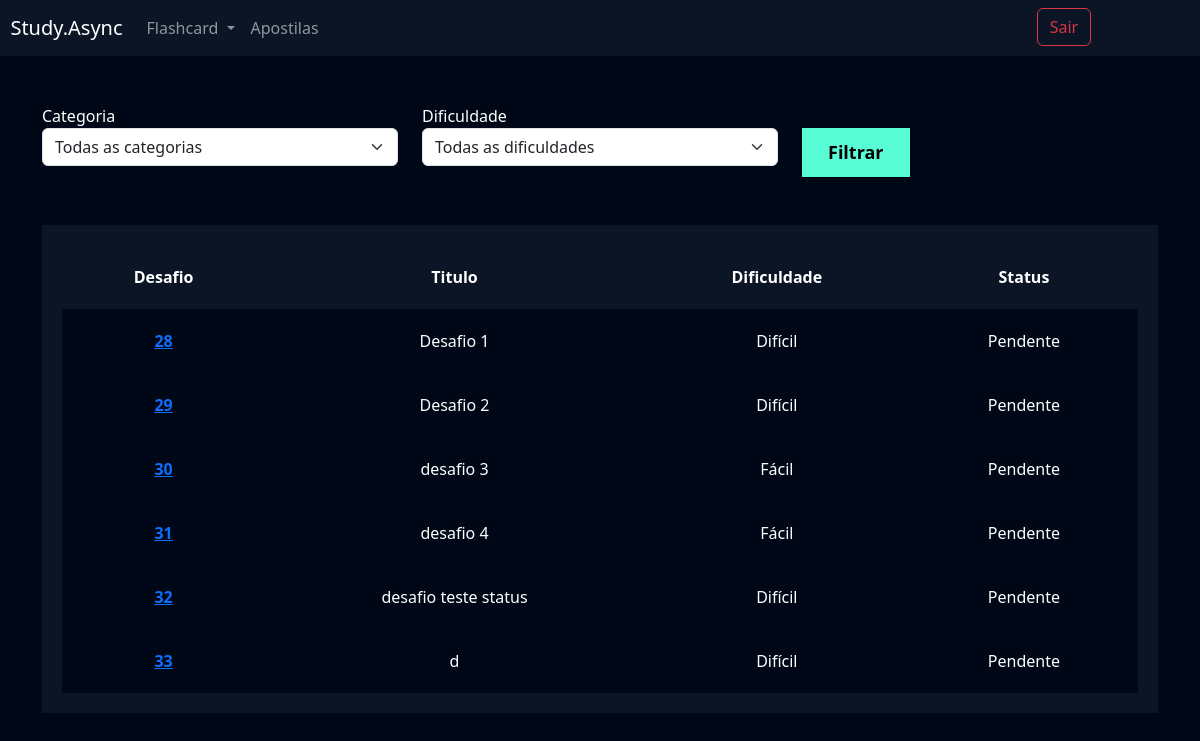
The page /flashcard/listar_desafio/ (signed in) on the database as committed earlier.
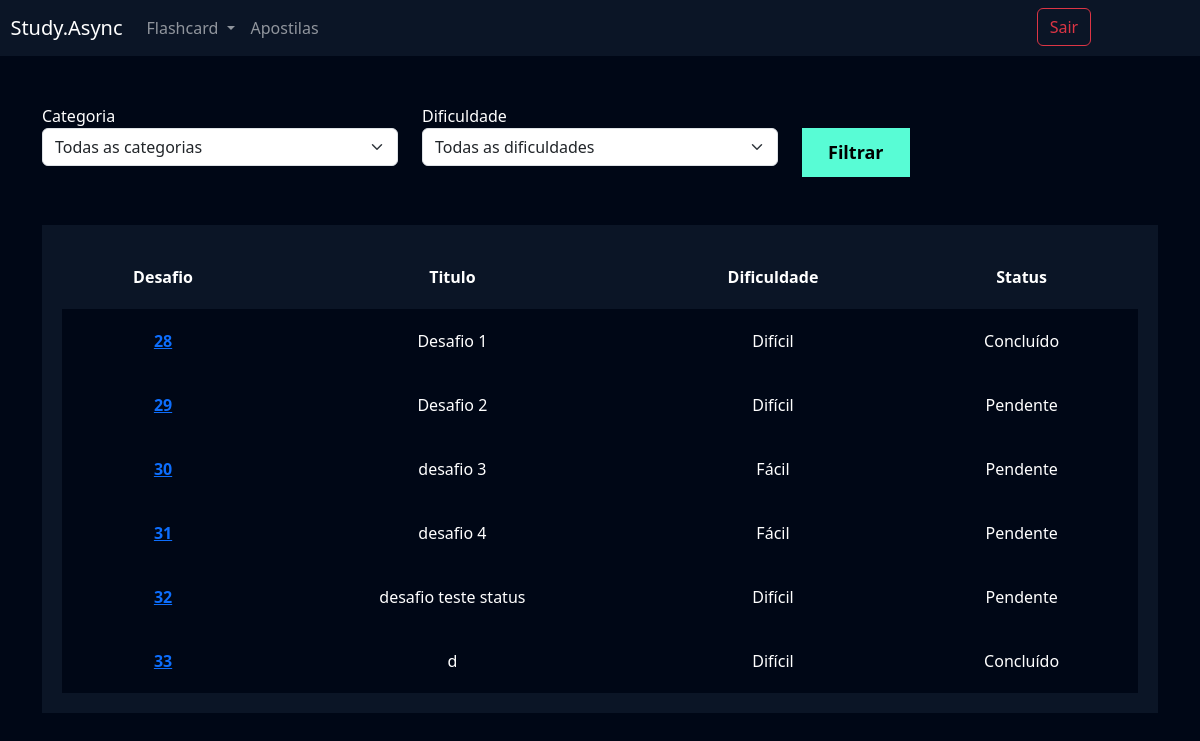
The same page on the database as committed later.
### flashcard/models.py (models this page shows, shortened)
class Desafio(models.Model):
    user = models.ForeignKey(User, on_delete=models.DO_NOTHING)
    titulo = models.CharField(max_length=100)
    categoria = models.ManyToManyField(Categoria)
    quantidade_perguntas = models.IntegerField()
    dificuldade = models.CharField(
        max_length=1, choices=Flashcard.DIFICULDADE_CHOICES
    )
    flashcards = models.ManyToManyField(FlashcardDesafio)
    status = models.BooleanField(default=False)

### flashcard/views.py (the view)
# urls.py: path('listar_desafio/', views.listar_desafio, name='listar_desafio'),
def listar_desafio(request):
    if not request.user.is_authenticated:
        return redirect('/usuarios/logar')
    desafios = Desafio.objects.filter(user=request.user)
    if request.method == 'GET':
        categorias = Categoria.objects.all()
        dificuldades = Flashcard.DIFICULDADE_CHOICES
        categoria_filtrar = request.GET.get('categoria')
        dificuldade_filtrar = request.GET.get('dificuldade')
        if categoria_filtrar:
            desafios = desafios.filter(categoria__id=categoria_filtrar)
        if dificuldade_filtrar:
            desafios = desafios.filter(dificuldade=dificuldade_filtrar)
    return render(request, 'listar_desafio.html', {'desafios': desafios, 'categorias': categorias,
                                                   'dificuldades': dificuldades,})

### flashcard/models.py (called while the page is built)
    def __str__(self):
        return self.nome

### flashcard/templates/listar_desafio.html (shortened to what this page needs)
{% extends "base.html" %}
{% load static %}
{% block 'cabecalho' %}
    <link href="{% static 'usuarios/css/cadastro.css' %}" rel="stylesheet">
    <link href="{% static 'flashcard/css/novo_flashcard.css' %}" rel="stylesheet">
    <link href="{% static 'flashcard/css/iniciar_desafio.css' %}" rel="stylesheet">
    <link href="{% static 'flashcard/css/desafio.css' %}" rel="stylesheet">
    <link href='https://unpkg.com/boxicons@2.1.4/css/boxicons.min.css' rel='stylesheet'>
{% endblock 'cabecalho' %}
{% block 'conteudo' %}
    {% include "partials/header.html" %}
    <div class="container">
        <br>
        <br>
        <div class="row">
            <div class="col-md">
                <form action="{% url 'listar_desafio' %}" method="GET">{% csrf_token %}
                <label for="">Categoria</label>
                    <select name="categoria" class="form-select">
                        <option value="">Todas as categorias</option>
                </select>
            </div>
            <div class="col-md">
                <label for="">Dificuldade</label>
                <select name="dificuldade" class="form-select">
                    <option value="">Todas as dificuldades</option>
                </select>
            </div>
            <div class="col-md">
                <br>
                <input type="submit" value="Filtrar" class="btn-cadastro">
            </div>
        </div>
        <br>
        <br>
        <div class="box-listar">
            <table>
                <thead>
                  <tr>
                    <th scope="col">Desafio</th>
                    <th scope="col">Titulo</th>
                    <th scope="col">Dificuldade</th>
                    <th scope="col">Status</th>
                  </tr>
                </thead>
                <tbody>
                    {% for desafio in desafios %}
                        <tr class="linha">
                            <th><a href="{% url 'desafio' desafio.id %}">{{desafio.id}}</a></th>
                            <td>{{desafio.titulo}}</td>
                            <td>{{desafio.get_dificuldade_display}}</td>
                                {% if desafio.status %}
                                    <td>Concluído</td>
                                {% else %}
                                    <td>Pendente</td>
                                {% endif %}
                        </tr>
                  {% endfor %}
                </tbody>
              </table>
        </div>
    </div>
{% endblock 'conteudo' %}

### templates/base.html (shortened to what this page needs)
{% load static %}
<!doctype html>
<html lang="en">
<head>
<link href="https://cdn.jsdelivr.net/npm/bootstrap@5.3.2/dist/css/bootstrap.min.css" rel="stylesheet">
<link rel="stylesheet" href="{% static 'geral/css/base.css' %} ">
{% block 'cabecalho' %} {% endblock %}
</head>
<body>
{% block 'conteudo' %}{% endblock %}
</head>
</body>
</html>

### templates/partials/header.html (shortened to what this page needs)
<nav style="background-color: var(--main-color)" class="navbar navbar-expand-lg navbar-dark">
    <a class="navbar-brand" href="#">&nbsp&nbspStudy.Async</a>
    <div class="collapse navbar-collapse" id="navbarNav">
      <ul class="navbar-nav">
        <li class="nav-item dropdown">
          <a class="nav-link dropdown-toggle" href="#" id="navbarDropdown" role="button" data-bs-toggle="dropdown" aria-expanded="false">
            Flashcard
          </a>
        </li>
        <li class="nav-item">
          <a class="nav-link" href="{% url 'adicionar_apostilas' %}">Apostilas</a>
        </li>
          <div style= "position:relative; left:710px; "><a href="{% url 'logout' %}">
          <button class="btn btn-outline-danger" type="submit">Sair</button>
              </a>
    </div>
      </ul>
    </div>
  </nav>

### templates/static/geral/css/base.css (style rules this page uses)
:root { --main-color: #0b1526; --dark-color: #000716; --secondary-dark-color: rgb(15, 2, 26); --light-color: #00c1f3; --contrast-color: #f4c96b; --differential-color: #58fcd5; }
body { background-color: var(--dark-color) !important; color: white !important; }

### templates/static/usuarios/css/cadastro.css (style rules this page uses)
* { margin: 0; padding: 0; }
.btn-cadastro { padding: 10px; background-color: #58fcd5; border: none; border: 1px solid #58fcd5; font-size: 18px; font-weight: bold; padding-left: 25px; padding-right: 25px; }

### templates/static/flashcard/css/desafio.css (style rules this page uses)
.box-listar { background-color: #0b1526; padding: 20px; }
table { width: 100%; padding: 20px; text-align: center; }
.linha { height: 40px; background-color: var(--dark-color); padding: 20px; }
td, th { padding: 20px; }
tr { background-color: var(--main-color); }

Rows that differ between the two databases and show on the page:
changed Desafio "Desafio 1": status "Pendente" → "Concluído"
changed Desafio id 33: status "Pendente" → "Concluído"
